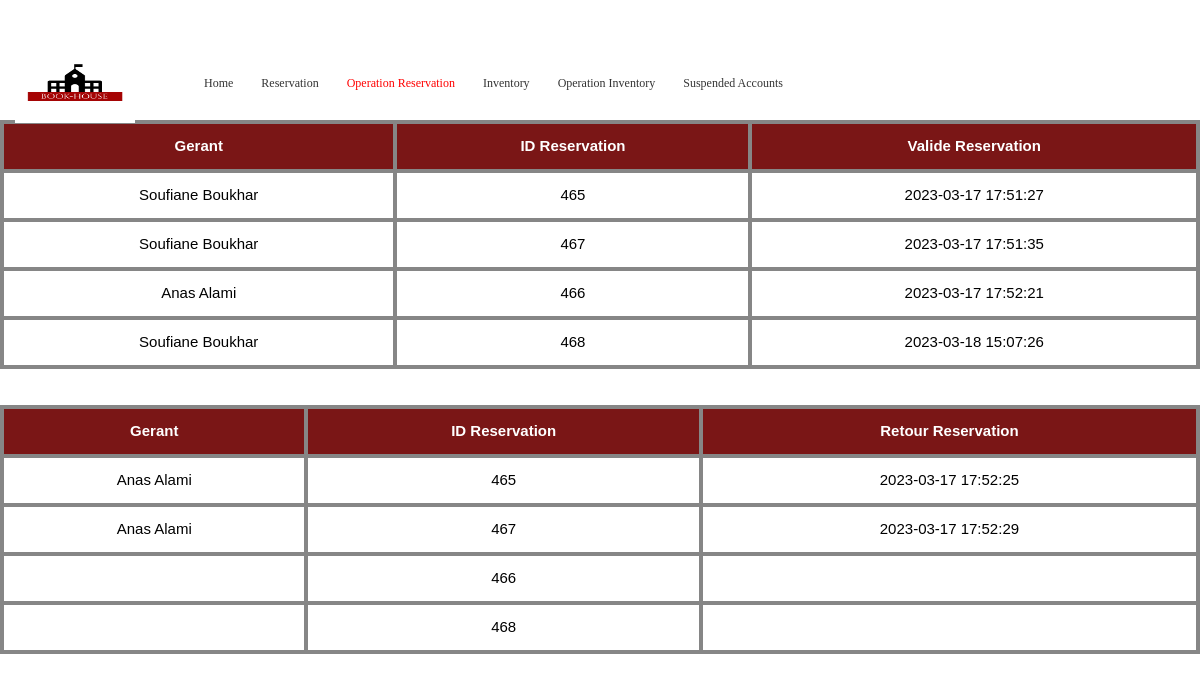
Screenshot of /gerant/OperationReservation.php with the database file from the repository.
### tables this page shows
CREATE TABLE `emprunts` (
  `id_emprunt` int(11) NOT NULL,
  `date_emprunt` datetime NOT NULL,
  `date_retour` datetime DEFAULT NULL,
  `id_reservation` int(11) NOT NULL,
  `id_gerant_valide` int(11) DEFAULT NULL,
  `id_gerant_retour` int(11) DEFAULT NULL
);

CREATE TABLE `gerant` (
  `id_gerant` int(11) NOT NULL,
  `first_name` varchar(50) NOT NULL,
  `last_name` varchar(50) NOT NULL,
  `email` varchar(30) NOT NULL,
  `password_system` varchar(350) NOT NULL,
  `password` varchar(1000) NOT NULL
);

### gerant/OperationReservation.php (the view, shortened to what this page needs)
<!DOCTYPE html>
<html lang="en">
<head>
	<link rel="stylesheet" type="text/css" href="vendor/bootstrap/css/bootstrap.min.css">
	<link rel="stylesheet" type="text/css" href="fonts/font-awesome-4.7.0/css/font-awesome.min.css">
	<link rel="stylesheet" type="text/css" href="fonts/iconic/css/material-design-iconic-font.min.css">
	<link rel="stylesheet" type="text/css" href="fonts/linearicons-v1.0.0/icon-font.min.css">
	<link rel="stylesheet" type="text/css" href="vendor/animate/animate.css">
	<link rel="stylesheet" type="text/css" href="vendor/css-hamburgers/hamburgers.min.css">
	<link rel="stylesheet" type="text/css" href="vendor/animsition/css/animsition.min.css">
	<link rel="stylesheet" type="text/css" href="vendor/select2/select2.min.css">
	<link rel="stylesheet" type="text/css" href="vendor/daterangepicker/daterangepicker.css">
	<link rel="stylesheet" type="text/css" href="vendor/slick/slick.css">
	<link rel="stylesheet" type="text/css" href="vendor/MagnificPopup/magnific-popup.css">
	<link rel="stylesheet" type="text/css" href="vendor/perfect-scrollbar/perfect-scrollbar.css">
	<link rel="stylesheet" type="text/css" href="css/util.css">
	<link rel="stylesheet" type="text/css" href="css/main.css">
</head>
<body class="animsition">
	<header>
		<div class="container-menu-desktop">
			<div class="wrap-menu-desktop">
				<nav class="limiter-menu-desktop container">
					<a href="#" class="logo">
						<img width="120vw" height="200vh" src="images/logo.png" alt="IMG-LOGO">
					</a>
					<div class="menu-desktop">
						<ul class="main-menu">
							<li>
								<a href="home.php">Home</a>
							</li>
							<li>
								<a href="reservation.php">Reservation</a>
							</li>
							<li class="active-menu">
								<a href="">Operation Reservation</a>
							</li>
							<li>
								<a href="Inventory.php">Inventory</a>
							</li>
							<li>
								<a href="Operation.php">Operation Inventory</a>
							</li>
							<li>
								<a href="AccountBanned.php">Suspended Accounts</a>
							</li>
						</ul>
					</div>
				</nav>
			</div>
		</div>
	</header>
	<table class="table container" style="margin-top: 10%;border: 2px solid #868686;">
		<thead class="thead-dark" style="background-color: #7A1616;border: 2px solid #868686;">
			<tr>
				<th style="color: #fff;border: 4px solid #868686;text-align: center;" scope="col">Gerant</th>
				<th style="color: #fff;border: 4px solid #868686;text-align: center;" scope="col">ID Reservation</th>
				<th style="color: #fff;border: 4px solid #868686;text-align: center;" scope="col">Valide Reservation</th>
			</tr>
		</thead>
		<tbody>
			<?php
			$con = mysqli_connect('localhost', 'Root', '', 'library');
			$sql = "SELECT * FROM emprunts";
			$result = mysqli_query($con, $sql);
			while ($row = mysqli_fetch_assoc($result)) {
				$id_gerant_valide = $row["id_gerant_valide"];
				$sql_gerant = "SELECT first_name, last_name FROM gerant WHERE id_gerant ='$id_gerant_valide'";
				$result_gerant = mysqli_query($con, $sql_gerant);
				$gerant = mysqli_fetch_assoc($result_gerant);
			?>
				<tr style="text-align: center;">
					<td style='color: #000;border: 4px solid #868686;'><?php echo $gerant['first_name'] . " " . $gerant['last_name']; ?></td>
					<td style="color: #000;border: 4px solid #868686;"><?php echo $row['id_reservation']; ?></td>
					<td style="color: #000;border: 4px solid #868686;"><?php echo $row['date_emprunt']; ?></td>
				</tr>
			<?php
			}
			?>
		</tbody>
	</table>
	<table class="table container" style="margin-top: 3%;border: 2px solid #fff;">
		<thead class="thead-dark" style="background-color: #7A1616;">
			<tr>
				<th style="color: #fff;border: 4px solid #868686;text-align: center;" scope="col">Gerant</th>
				<th style="color: #fff;border: 4px solid #868686;text-align: center;" scope="col">ID Reservation</th>
				<th style="color: #fff;border: 4px solid #868686;text-align: center;" scope="col">Retour Reservation</th>
			</tr>
		</thead>
		<tbody>
			<?php
			$con = mysqli_connect('localhost', 'Root', '', 'library');
			$sql = "SELECT * FROM emprunts";
			$result = mysqli_query($con, $sql);
			while ($row = mysqli_fetch_assoc($result)) {
				$id_gerant_retour = $row["id_gerant_retour"];
				$sql_gerant = "SELECT first_name, last_name FROM gerant WHERE id_gerant ='$id_gerant_retour'";
				$results_gerant = mysqli_query($con, $sql_gerant);
				$gerants = mysqli_fetch_assoc($results_gerant);
			?>
				<tr style="text-align: center;">
					<td style='color: #000;border: 4px solid #868686;'><?php echo $gerants['first_name'] . " " . $gerants['last_name']; ?></td>
					<td style="color: #000;border: 4px solid #868686;"><?php echo $row['id_reservation']; ?></td>
					<td style="color: #000;border: 4px solid #868686;"><?php echo $row['date_retour']; ?></td>
				</tr>
			<?php
			}
			?>
		</tbody>
	</table>
</body>
</html>

### gerant/css/main.css (style rules this page uses)
.container { max-width: 1380px; }
@media (max-width: 1600px) { .container { max-width: 1200px; } }
.container-menu-desktop { height: auto; width: 100%; position: relative; -webkit-transition: all 0.3s; -o-transition: all 0.3s; -moz-transition: all 0.3s; transition: all 0.3s; }
.wrap-menu-desktop { position: fixed; z-index: 1100; background-color: transparent; width: 100%; height: 84px; top: 40px; left: 0px; -webkit-transition: height 0.3s, background-color 0.3s; -o-transition: height 0.3s, background-color 0.3s; -moz-transition: height 0.3s, background-color 0.3s; transition: height 0.3s, background-color 0.3s; }
.limiter-menu-desktop { height: 100%; display: -webkit-box; display: -webkit-flex; display: -moz-box; display: -ms-flexbox; display: flex; align-items: center; background-color: transparent; }
.logo { display: -webkit-box; display: -webkit-flex; display: -moz-box; display: -ms-flexbox; display: flex; align-items: center; height: 65%; margin-right: 55px; }
.logo img { max-width: 150%; max-height: 150%; }
.menu-desktop { display: -webkit-box; display: -webkit-flex; display: -moz-box; display: -ms-flexbox; display: flex; align-items: center; height: 100%; }
.main-menu { list-style-type: none; margin: 0; display: -webkit-box; display: -webkit-flex; display: -moz-box; display: -ms-flexbox; display: flex; align-items: center; }
.main-menu > li { display: block; position: relative; padding: 20px 10px 20px 0px; margin: 0px 4px 0px 14px; }
.main-menu > li > a { font-family: Poppins-Medium; font-size: 12px !important; color: #333; padding: 5px 0px; transition: all 0.4s; -webkit-transition: all 0.4s; -o-transition: all 0.4s; -moz-transition: all 0.4s; }
.main-menu > li.active-menu > a { color: red; }

### rows the page displays
emprunts: id_gerant_valide.first_name "Soufiane", id_gerant_valide.last_name "Boukhar", id_reservation "465", date_emprunt "2023-03-17 17:51:27", id_gerant_retour.first_name "Anas", id_gerant_retour.last_name "Alami", date_retour "2023-03-17 17:52:25"
emprunts: id_gerant_valide.first_name "Soufiane", id_gerant_valide.last_name "Boukhar", id_reservation "467", date_emprunt "2023-03-17 17:51:35", id_gerant_retour.first_name "Anas", id_gerant_retour.last_name "Alami", date_retour "2023-03-17 17:52:29"
emprunts: id_gerant_valide.first_name "Anas", id_gerant_valide.last_name "Alami", id_reservation "466", date_emprunt "2023-03-17 17:52:21"
emprunts: id_gerant_valide.first_name "Soufiane", id_gerant_valide.last_name "Boukhar", id_reservation "468", date_emprunt "2023-03-18 15:07:26"
